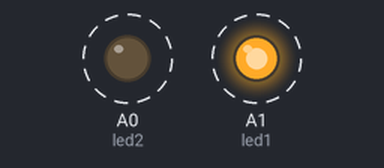
This sketch was run on a simulated Arduino Uno, built with avr-gcc and run on an emulated ATmega328P. Parts: output pins drawn as LEDs (lit = HIGH). Dashed ring = blinking.

Above: at 0.5 s.
Timing chart, 0 to 4.6 s (numbered marks = the images above):
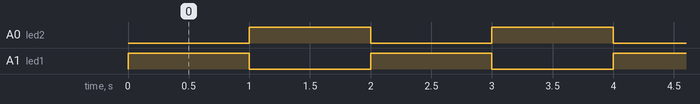

Measured:
- by itself, A0 (led2), A1 (led1): alternates HIGH for 1.0 s and LOW for 1.0 s

The sketch:

Blink.ino
```cpp
/*
  Blitzsteuerung für ATMEGA8 in Form eines USBASP
  http://www.fischl.de/usbasp/

  Hinzufügen zu arduino/hardware/arduino/boards.txt
    usbasp.name=USBASP ATmega8 12MHz
    usbasp.upload.protocol=usbasp
    usbasp.upload.maximum_size=8192
    usbasp.upload.speed=57600
    usbasp.build.mcu=atmega8
    usbasp.build.f_cpu=12000000L
    usbasp.build.core=arduino
    usbasp.build.variant=standard

  Zum Flashen JP2 auf Zielcontroller schließen und zwei USBASP mit Flachbandkabel verbinden.

  Fuses setzen
    avrdude -c usbasp -p atmega8 -U lfuse:w:0xef:m -U hfuse:w:0xc1:m

  Vor dem Programmiern chip löschen wenn Fehler beim Flashen auftritt
    avrdude -c usbasp -p atmega8 -e

  Nutzbare PINs:

  Arduino  Chip                Board
  ==================================================================
     0      2  PD0  RxD        X2.6      Nicht bei allen Varianten
     1      3  PD1  TxD        X2.8      Nicht bei allen Varianten

    A0     23  PC0  ADC0       LED Rot
    A1     24  PC1  ADC1       LED Grün
    A2     25  PC2  ADC2       JP3       Nicht bei allen Varianten

    10     16  PB2  SS/OC1B    X2.5    Verbunden mit JP2, PWM
    11     17  PB3  MOSI/OC2   X2.1    PWM
    12     18  PB4  MISO       X2.9
    13     19  PB5  SCK        X2.7

     8     14  PB0  ICP1       USB.2
     2      4  PD2  INT0       USB.3     Verbunden mit Arduino Pin 9
     9     15  PB1  OC1A       USB.3     Verbunden mit Arduino Pin 2, PWM

 */

int led1 = A1;
int led2 = A0;

// the setup routine runs once when you press reset:
void setup() {
  // initialize the digital pin as an output.
  pinMode(led1, OUTPUT);
  pinMode(led2, OUTPUT);
}

// the loop routine runs over and over again forever:
void loop() {
  digitalWrite(led1, HIGH);   // turn the LED on (HIGH is the voltage level)
  digitalWrite(led2, LOW);    // turn the LED off by making the voltage LOW
  delay(1000);               // wait for a second
  digitalWrite(led1, LOW);    // turn the LED off by making the voltage LOW
  digitalWrite(led2, HIGH);   // turn the LED on (HIGH is the voltage level)
  delay(1000);               // wait for a second
}
```
